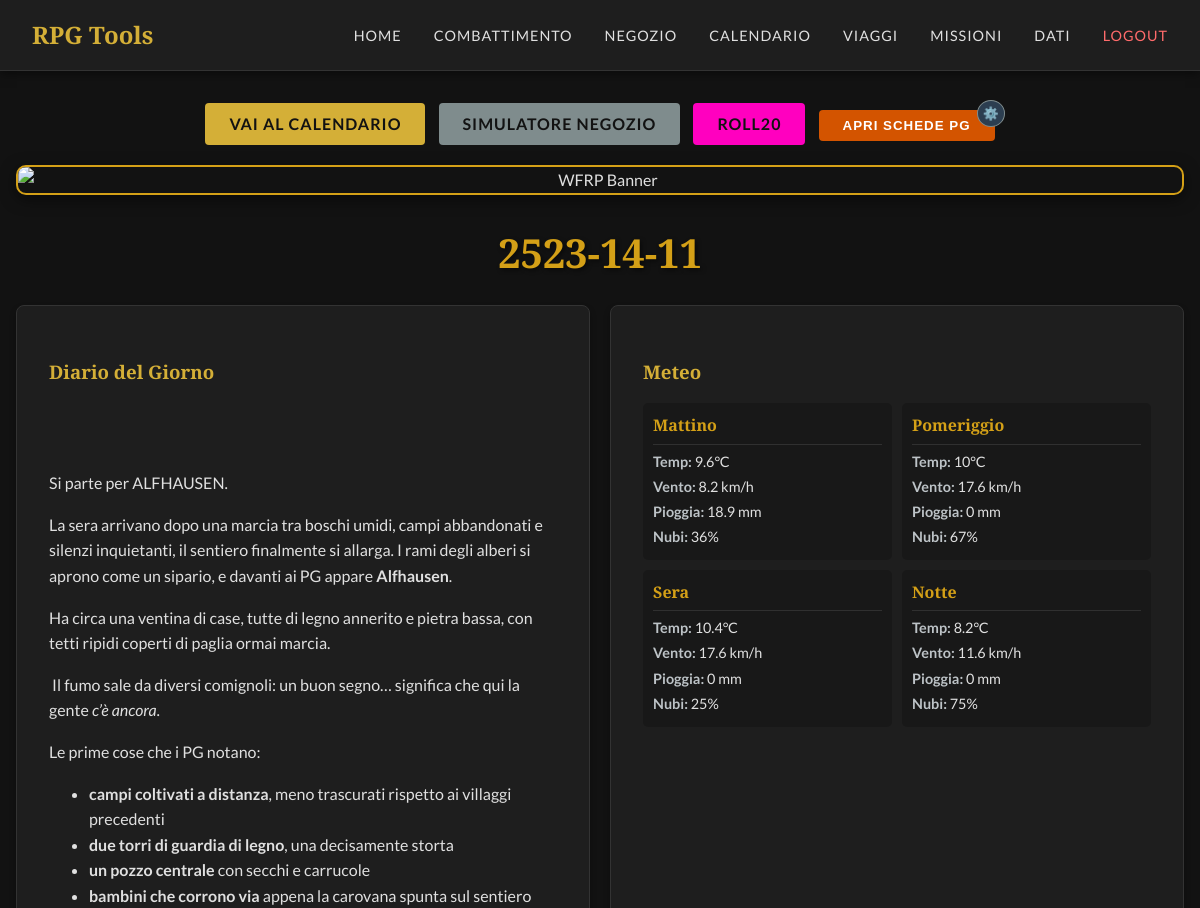
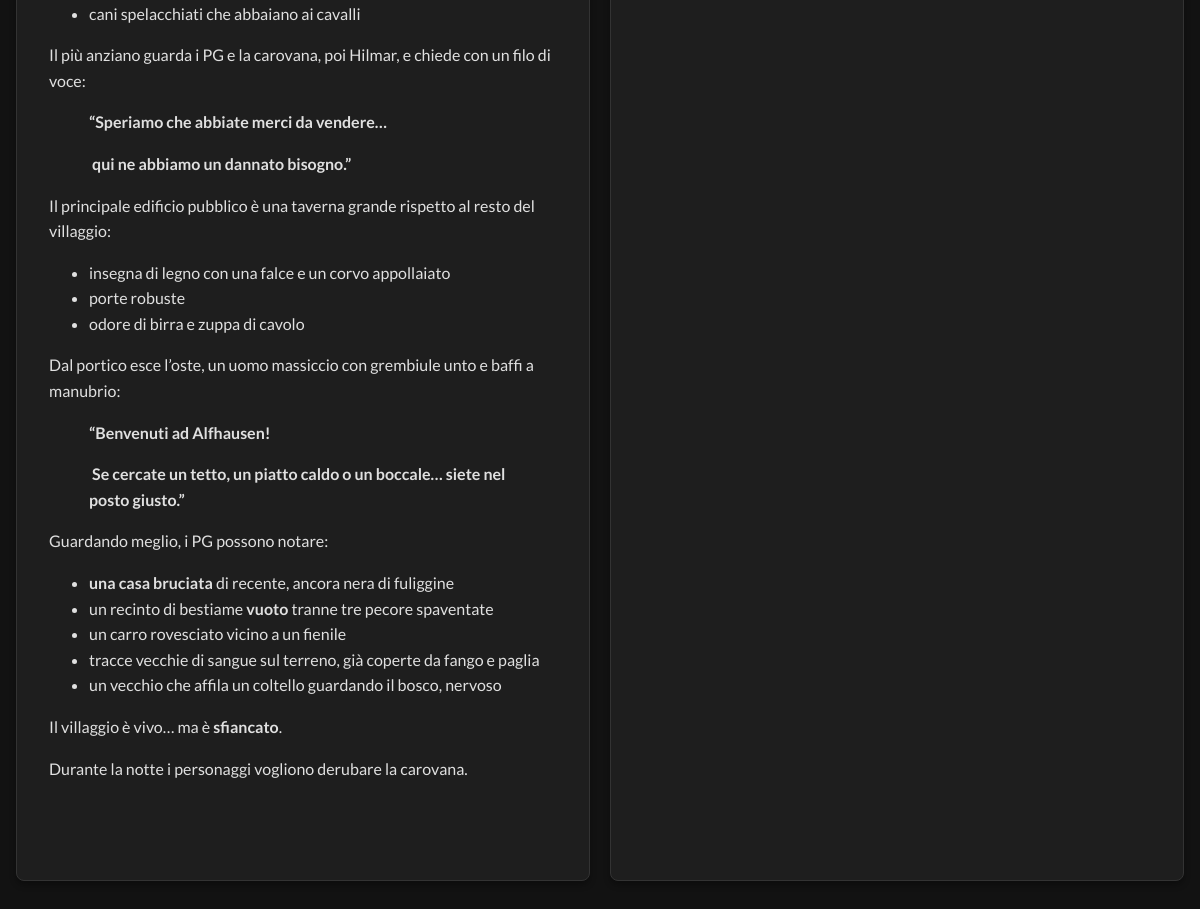
The page / (signed in) on the database its author committed (2 pictures, top to bottom).
### tables this page shows
CREATE TABLE diary (
            id INTEGER PRIMARY KEY AUTOINCREMENT,
            date_iso TEXT UNIQUE NOT NULL,
            year INTEGER,
            month_index INTEGER,
            month_name TEXT,
            day INTEGER,
            note TEXT,
            weather_json TEXT,
            updated_at TEXT
        );

### app.py (the view)
@app.route('/')
def index():
    db = get_db()
    current_date_display = "Nessuna data registrata"
    weather_data = None
    note = "Nessuna nota per questa giornata."
    holidays = []
    cursor = db.execute('SELECT * FROM diary ORDER BY date_iso DESC LIMIT 1')
    last_entry = cursor.fetchone()
    if last_entry:
        date_iso = last_entry['date_iso']
        note = last_entry['note'] if last_entry['note'] else "Nessuna nota."
        if last_entry['weather_json']:
            try:
                weather_data = json.loads(last_entry['weather_json'])
            except:
                pass
        try:
            parts = date_iso.split('-')
            year = parts[0]
            month_idx = int(parts[1])
            day = int(parts[2])
            cal_data = load_calendar_data()
            if cal_data and 'months' in cal_data:
                if 1 <= month_idx <= len(cal_data['months']):
                    month_data = cal_data['months'][month_idx-1]
                    month_name = month_data['name']
                    season = month_data.get('season', '')
                    current_date_display = f"{day} {month_name} {year} ({season})"
                check_str = f"{day:02d}-{month_idx:02d}"
                if 'holidays' in cal_data:
                    for h in cal_data['holidays']:
                        if h['date'] == check_str:
                            holidays.append(h)
            else:
                 current_date_display = date_iso
        except Exception as e:
            print(f"Date parsing error: {e}")
            current_date_display = date_iso
    return render_template('index.html', date=current_date_display, weather=weather_data, note=note, holidays=holidays)

### app.py (called while the page is built, shortened)
@app.before_request
def require_login():
    allowed_routes = ['login', 'static', 'logout']
    if request.endpoint not in allowed_routes and 'logged_in' not in session:
        return redirect(url_for('login'))

def get_db():
    db = getattr(g, '_database', None)
    if db is None:
        db = g._database = sqlite3.connect(DATABASE)
        db.row_factory = sqlite3.Row
    return db

@app.teardown_appcontext
def close_connection(exception):
    db = getattr(g, '_database', None)
    if db is not None:
        db.close()

def load_calendar_data():
    json_path = os.path.join(os.path.dirname(__file__), 'calendar.json')
    if not os.path.exists(json_path):
        return {}

### templates/index.html (shortened to what this page needs)
{% extends 'base.html' %}
{% block content %}
<div class="dashboard-container">
    <div class="text-center mt-4">
        <a href="{{ url_for('calendar') }}" class="btn">Vai al Calendario</a>
        <a href="{{ url_for('shop') }}" class="btn btn-secondary" style="margin-left: 10px;">Simulatore Negozio</a>
        <a href="https://app.roll20.net/editor/setcampaign/18794496" target="_blank" class="btn"
            style="margin-left: 10px; background-color: #ff00bf; border-color: #ff00bf;">Roll20</a>
        <div style="display: inline-block; margin-left: 10px; position: relative;">
            <button id="open-pg-btn" class="btn btn-accent" onclick="openPGTabs()">Apri schede PG</button>
            <span onclick="openPGSettings()"
                style="cursor: pointer; position: absolute; top: -10px; right: -10px; background: #2c3e50; border-radius: 50%; padding: 2px 5px; font-size: 0.8em; border: 1px solid #7f8c8d;"
                title="Configura Link">⚙️</span>
        </div>
    </div>
    <div class="banner-container">
        <img src="{{ url_for('static', filename='img/home_banner.jpg') }}" alt="WFRP Banner" class="home-banner">
    </div>
    <div class="text-center mb-4">
        <h1 class="current-date">{{ date }}</h1>
    </div>
    <div class="grid-2-cols">
        <div class="card note-card">
            <h3>Diario del Giorno</h3>
            <div class="note-content">
                {{ note | safe }}
            </div>
        </div>
        <div class="card weather-card">
            <h3>Meteo</h3>
            {% if weather %}
            <div class="weather-grid">
                {% for period in ['Mattino', 'Pomeriggio', 'Sera', 'Notte'] %}
                {% set w = weather[period] %}
                <div class="weather-period">
                    <h4>{{ period }}</h4>
                    <div class="weather-details">
                        <p><span class="label">Temp:</span> {{ w.temperature_c }}°C</p>
                        <p><span class="label">Vento:</span> {{ w.wind_kmh }} km/h</p>
                        <p><span class="label">Pioggia:</span> {{ w.rain_mm }} mm</p>
                        <p><span class="label">Nubi:</span> {{ w.cloudiness_pct }}%</p>
                    </div>
                </div>
                {% endfor %}
            </div>
            {% else %}
            <p>Dati meteo non disponibili.</p>
            {% endif %}
        </div>
    </div>
</div>
{% endblock %}

### static/css/style.css (style rules this page uses)
:root { --bg-color: #121212; --card-bg: #1e1e1e; --text-primary: #e0e0e0; --text-secondary: #a0a0a0; --accent-color: #d4af37; --accent-hover: #f0c040; --border-color: #333; --font-heading: 'Cinzel', serif; --font-body: 'Lato', sans-serif; }
body { background-color: var(--bg-color); color: var(--text-primary); font-family: var(--font-body); margin: 0; padding: 0; line-height: 1.6; }
h1, h2, h3, h4, h5, h6 { font-family: var(--font-heading); color: var(--accent-color); margin-bottom: 1rem; }
a { color: var(--accent-color); text-decoration: none; transition: color 0.3s ease; }
.card { background-color: var(--card-bg); border: 1px solid var(--border-color); border-radius: 8px; padding: 2rem; margin-bottom: 2rem; box-shadow: 0 4px 6px rgba(0, 0, 0, 0.3); }
.btn { display: inline-block; padding: 0.5rem 1.5rem; background-color: var(--accent-color); color: var(--bg-color); border-radius: 4px; font-weight: bold; text-transform: uppercase; letter-spacing: 1px; cursor: pointer; border: none; transition: background-color 0.3s ease; }
.text-center { text-align: center; }
.mt-4 { margin-top: 2rem; }

### templates/index.html (style rules this page uses)
.current-date { color: #d4a017; font-family: 'Cinzel', serif; font-size: 2.5em; text-shadow: 2px 2px 4px rgba(0, 0, 0, 0.5); margin-bottom: 0.5em; }
.grid-2-cols { display: grid; grid-template-columns: 1fr 1fr; gap: 20px; }
.weather-grid { display: grid; grid-template-columns: repeat(2, 1fr); gap: 10px; }
.weather-period { background: rgba(0, 0, 0, 0.2); padding: 10px; border-radius: 5px; }
.weather-period h4 { margin-top: 0; color: #d4a017; border-bottom: 1px solid rgba(255, 255, 255, 0.1); padding-bottom: 5px; margin-bottom: 5px; }
.weather-details p { margin: 2px 0; font-size: 0.9em; }
.label { font-weight: bold; color: #bdc3c7; }
.note-content { white-space: pre-wrap; line-height: 1.6; min-height: 100px; }
.btn-secondary { background-color: #7f8c8d; }
.btn-accent { background-color: #d35400; color: white; }
.banner-container { margin: 20px auto; text-align: center; max-width: 100%; overflow: hidden; border-radius: 10px; box-shadow: 0 4px 15px rgba(0, 0, 0, 0.5); border: 2px solid #d4a017; }
.home-banner { width: 100%; height: auto; max-height: 400px; object-fit: cover; display: block; }

### rows shown on the page
diary: date_iso "2523-14-11", note "Si parte per ALFHAUSEN. La sera arrivano dopo una marcia tra boschi umidi, campi abbandonati e silenzi inquietanti, il sentiero finalmente si allarga. I rami degli alberi si aprono come un sipario, e davanti ai PG appare Alfhausen . Ha circa una ventina di case, tutte di legno annerito e pietra bassa, con tetti ripidi coperti di paglia ormai marcia. Il fumo sale da diversi comignoli: un buon segno… significa che qui la gente c’è ancora . Le prime cose che i PG notano: campi coltivati a distanza , meno trascurati rispetto ai villaggi precedenti due torri di guardia di legno , una decisamente storta un pozzo centrale con secchi e carrucole bambini che corrono via appena la carovana spunta sul…"

### other values the page prints
{{ period }} "Mattino" "Pomeriggio" "Sera" "Notte"
{{ w.temperature_c }} "9.6" "10" "10.4" "8.2"
{{ w.wind_kmh }} "8.2" "17.6" "17.6" "11.6"
{{ w.rain_mm }} "18.9" "0" "0" "0"
{{ w.cloudiness_pct }} "36" "67" "25" "75"
